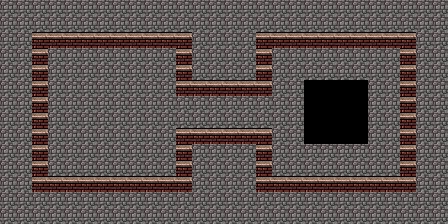

Below is a game level as drawn by its tile map, then a one-line description and the .tmx file that defines it, in full:
An orthogonal 28x14 tile map with 16x16 px tiles, 2 tile layers (Floor, Walls).

<map version="1.11" tiledversion="1.12.2" orientation="orthogonal" renderorder="right-down" width="28" height="14" tilewidth="16" tileheight="16" infinite="0" nextlayerid="4" nextobjectid="1">
 <tileset firstgid="1" source="retro-street-basic-room.tsx" />
 <layer id="1" name="Floor" width="28" height="14">
  <data encoding="csv">
21,21,21,21,21,21,21,21,21,21,21,21,21,21,21,21,21,21,21,21,21,21,21,21,21,21,21,21,
21,21,21,21,21,21,21,21,21,21,21,21,21,21,21,21,21,21,21,21,21,21,21,21,21,21,21,21,
21,21,21,21,21,21,21,21,21,21,21,21,21,21,21,21,21,21,21,21,21,21,21,21,21,21,21,21,
21,21,21,21,21,21,21,21,21,21,21,21,21,21,21,21,21,21,21,21,21,21,21,21,21,21,21,21,
21,21,21,21,21,21,21,21,21,21,21,21,21,21,21,21,21,21,21,21,21,21,21,21,21,21,21,21,
21,21,21,21,21,21,21,21,21,21,21,21,21,21,21,21,21,21,21,22,22,22,22,21,21,21,21,21,
21,21,21,21,21,21,21,21,21,21,21,21,21,21,21,21,21,21,21,22,22,22,22,21,21,21,21,21,
21,21,21,21,21,21,21,21,21,21,21,21,21,21,21,21,21,21,21,22,22,22,22,21,21,21,21,21,
21,21,21,21,21,21,21,21,21,21,21,21,21,21,21,21,21,21,21,22,22,22,22,21,21,21,21,21,
21,21,21,21,21,21,21,21,21,21,21,21,21,21,21,21,21,21,21,21,21,21,21,21,21,21,21,21,
21,21,21,21,21,21,21,21,21,21,21,21,21,21,21,21,21,21,21,21,21,21,21,21,21,21,21,21,
21,21,21,21,21,21,21,21,21,21,21,21,21,21,21,21,21,21,21,21,21,21,21,21,21,21,21,21,
21,21,21,21,21,21,21,21,21,21,21,21,21,21,21,21,21,21,21,21,21,21,21,21,21,21,21,21,
21,21,21,21,21,21,21,21,21,21,21,21,21,21,21,21,21,21,21,21,21,21,21,21,21,21,21,21
</data>
 </layer>
 <layer id="2" name="Walls" width="28" height="14">
  <data encoding="csv">
0,0,0,0,0,0,0,0,0,0,0,0,0,0,0,0,0,0,0,0,0,0,0,0,0,0,0,0,
0,0,0,0,0,0,0,0,0,0,0,0,0,0,0,0,0,0,0,0,0,0,0,0,0,0,0,0,
0,0,24,24,24,24,24,24,24,24,24,24,0,0,0,0,24,24,24,24,24,24,24,24,24,24,0,0,
0,0,24,0,0,0,0,0,0,0,0,24,0,0,0,0,24,0,0,0,0,0,0,0,0,24,0,0,
0,0,24,0,0,0,0,0,0,0,0,24,0,0,0,0,24,0,0,0,0,0,0,0,0,24,0,0,
0,0,24,0,0,0,0,0,0,0,0,24,24,24,24,24,24,0,0,0,0,0,0,0,0,24,0,0,
0,0,24,0,0,0,0,0,0,0,0,0,0,0,0,0,0,0,0,0,0,0,0,0,0,24,0,0,
0,0,24,0,0,0,0,0,0,0,0,0,0,0,0,0,0,0,0,0,0,0,0,0,0,24,0,0,
0,0,24,0,0,0,0,0,0,0,0,24,24,24,24,24,24,0,0,0,0,0,0,0,0,24,0,0,
0,0,24,0,0,0,0,0,0,0,0,24,0,0,0,0,24,0,0,0,0,0,0,0,0,24,0,0,
0,0,24,0,0,0,0,0,0,0,0,24,0,0,0,0,24,0,0,0,0,0,0,0,0,24,0,0,
0,0,24,24,24,24,24,24,24,24,24,24,0,0,0,0,24,24,24,24,24,24,24,24,24,24,0,0,
0,0,0,0,0,0,0,0,0,0,0,0,0,0,0,0,0,0,0,0,0,0,0,0,0,0,0,0,
0,0,0,0,0,0,0,0,0,0,0,0,0,0,0,0,0,0,0,0,0,0,0,0,0,0,0,0
</data>
 </layer>
 <objectgroup id="3" name="Objects" />
</map>
